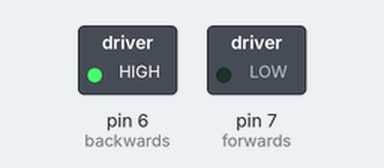
A sketch run on a simulated Arduino Uno, built with avr-gcc and run on an emulated ATmega328P. On the bench: switched loads named in the sketch (green lamp = pin HIGH).

Above: at 1.0 s.
At 5.0 s:
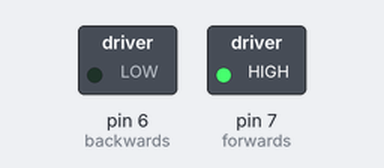
At 7.0 s:
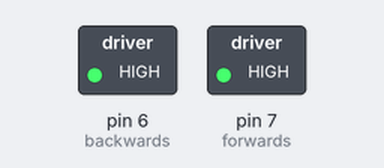
Timing chart, 0 to 10.4 s (numbered marks = the images above):
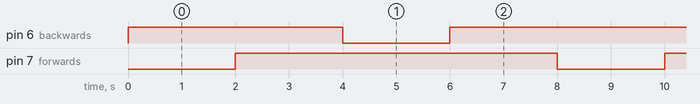

Measured:
- by itself, pin 6 (backwards): repeats every 8.0 s: LOW 2.0 s, HIGH 6.0 s
- by itself, pin 7 (forwards): alternates HIGH for 6.0 s and LOW for 2.0 s
- by itself, everything shown: repeats every 8.0 s, in 4 steps

The sketch:

Relay_2_Direction.ino
```cpp
const int forwards = 7;
const int backwards = 6;//assign relay INx pin to arduino pin

void setup() {

pinMode(forwards, OUTPUT);//set relay as an output
pinMode(backwards, OUTPUT);//set relay as an output

}

void loop() {

 digitalWrite(forwards, LOW);
 digitalWrite(backwards, HIGH);//Activate the relay one direction, they must be different to move the motor
 delay(2000); // wait 2 seconds

 digitalWrite(forwards, HIGH);
 digitalWrite(backwards, HIGH);//Deacti vate both relays to brake the motor
 delay(2000);// wait 2 seconds

 digitalWrite(forwards, HIGH);
 digitalWrite(backwards, LOW);//Activate the relay the other direction, they must be different to move the motor
 delay(2000);// wait 2 seconds

 digitalWrite(forwards, HIGH);
 digitalWrite(backwards, HIGH);//Deactivate both relays to brake the motor
 delay(2000);// wait 2 seconds

}
```
